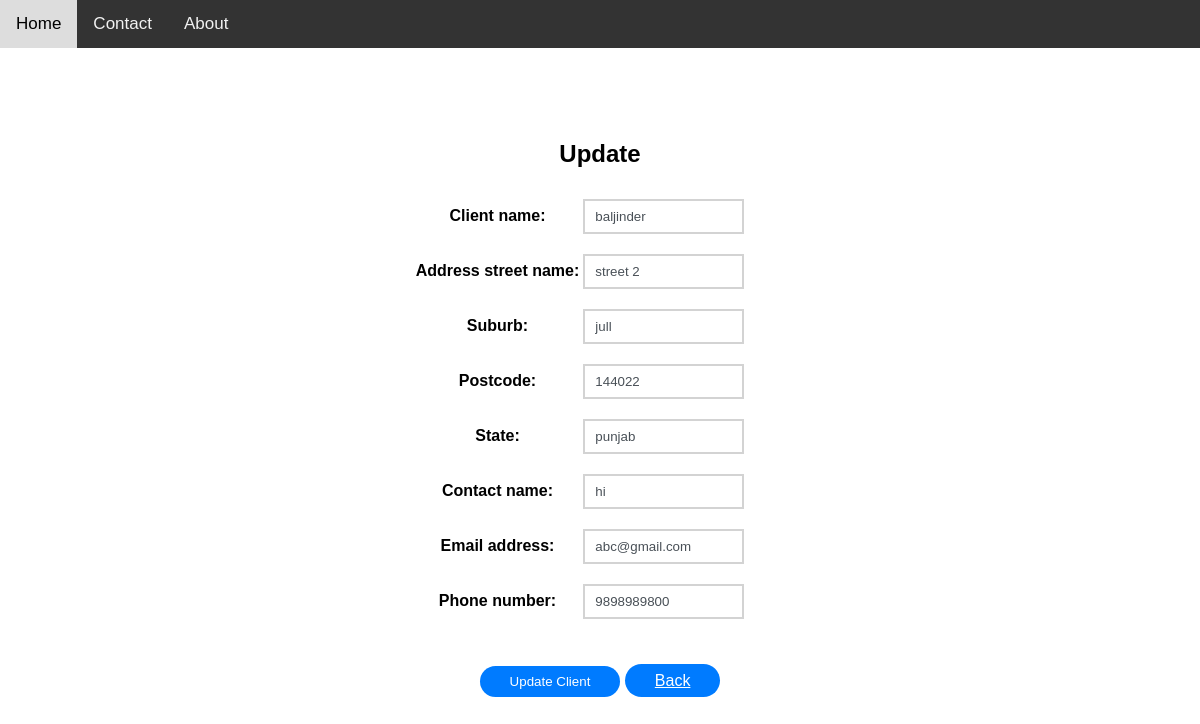
/updateclient/11, run on the app's committed database.
### myapp/models.py (models this page shows, shortened)
class Client(models.Model):
    client_name = models.CharField(max_length=48, unique=True, null=False)
    address_street_name = models.CharField(max_length=50)
    suburb = models.CharField(max_length=40)
    postcode = models.CharField(max_length=6, null=True, blank=True, validators=[RegexValidator(r'^\d{1,10}$')])
    state = models.CharField(max_length=20, null=False, blank=False)
    contact_name = models.CharField(max_length=48)
    email_address= models.EmailField(max_length=62, null=False)
    phone_number = models.CharField(max_length=10, validators=[RegexValidator(r'^\d{1,10}$')])

### myapp/views.py (the view)
# urls.py: path('updateclient/<int:pk>',views.client_update, name='updateclient'),
def client_update(request, pk, template_name='myapp/edit_client.html'):
    client= get_object_or_404(Client, pk=pk)
    form = ClientForm(request.POST or None, instance=client)
    if form.is_valid():
        form.save()
        return redirect('showclient')
    return render(request, template_name, {'form':form})

### myapp/forms.py
class ClientForm(forms.ModelForm):
    client_name = forms.CharField(required=True, widget=forms.TextInput(attrs={'class':'form-control' , 'autocomplete': 'off','pattern':'[A-Za-z ]+', 'title':'Enter Characters Only '}))
    address_street_name = forms.CharField(required=False, widget=forms.TextInput(attrs={'class':'form-control' , 'autocomplete': 'off','pattern':'[0-9A-Za-z ]+', 'title':'Enter Characters Only '}))
    suburb = forms.CharField(required=False, widget=forms.TextInput(attrs={'class':'form-control' , 'autocomplete': 'off','pattern':'[A-Za-z ]+', 'title':'Enter Characters Only '}))
    state = forms.CharField(required=False, widget=forms.TextInput(attrs={'class':'form-control' , 'autocomplete': 'off','pattern':'[A-Za-z ]+', 'title':'Enter Characters Only '}))
    contact_name = forms.CharField(required=False, widget=forms.TextInput(attrs={'class':'form-control' , 'autocomplete': 'off','pattern':'[A-Za-z ]+', 'title':'Enter Characters Only '}))
    class Meta:
        model = Client
        fields = ['client_name','address_street_name','suburb','postcode','state','contact_name','email_address','phone_number']

### myproject/templates/myapp/edit_client.html (shortened to what this page needs)
{% extends 'myapp/layout.html' %}
{% block content %}
<form action="" method="post">
<div class="">
    <br><br><br><br>
        <h2 align="center">Update</h2>
            <table align="center">
            {{ form.as_table }}
            </table>
        <br>
        <br>
    <div class="container-login100-form-btn m-t-20" align="center">
        <button class="button" type="submit" value="submit">
        Update Client
        </button>
        <a href="{% url 'showclient' %}" class="button">Back</a>
    </div> <br>
</div>
</form>
{% endblock %}

### myproject/templates/myapp/layout.html (style rules this page uses)
body { margin: 0; font-family: Arial, Helvetica, sans-serif; }

### myproject/templates/myapp/edit_client.html (style rules this page uses)
input { width: 80%; padding: 8px 10px; margin: 8px 0; box-sizing: border-box; border-style:solid; border-color:lightgrey; color:#495057; }
label { font-size: 100%; font-family: 'Franklin Gothic Medium', 'Arial Narrow', Arial, sans-serif; }
.button { background: #007bff; border: 0; border-radius: 20px; padding: 8px 30px; color: #fff; transition: 0.3s; }

### data on the page
Client: client_name "baljinder", address_street_name "street 2", suburb "jull", postcode "144022", state "punjab", contact_name "hi", email_address "abc@gmail.com", phone_number "9898989800"
